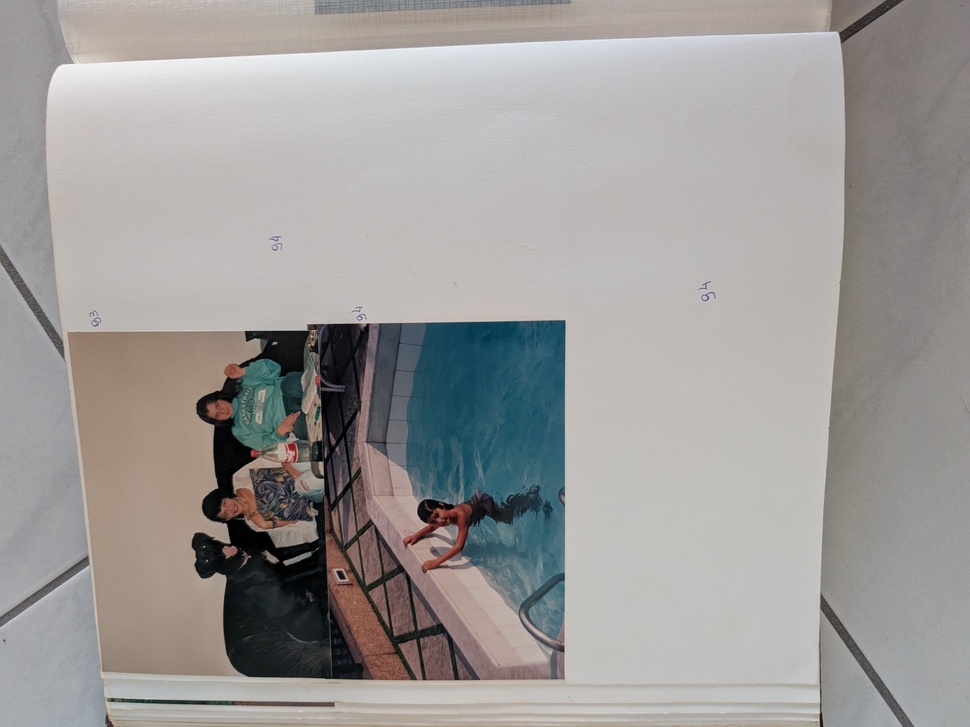
#> input picture data/golden_fixtures/page_03.jpg, 970 x 727 px, shrunk from 2560 x 1920 before the run
$ python -i border_removal.py   (imports and definitions only)
#> lines starting #> are read from the running program, lines starting #| are printed output that depends on the picture; after the words box and inside, x2 and y2 are one past the last pixel; in counts of white or black regions, pixels touching at a corner belong together
#> further down, picture is the input picture: shape (727, 970, 3); mean B, G, R 153.6, 155.3, 157.8
from __future__ import annotations

import cv2
import numpy as np


def _frame_pixels(image: np.ndarray, frame_width: int) -> np.ndarray:
    top = image[:frame_width, :, :]
    bottom = image[-frame_width:, :, :]
    left = image[:, :frame_width, :]
    right = image[:, -frame_width:, :]
    return np.concatenate(
        [
            top.reshape(-1, 3),
            bottom.reshape(-1, 3),
            left.reshape(-1, 3),
            right.reshape(-1, 3),
        ],
        axis=0,
    )


def remove_uniform_border(
    image: np.ndarray,
    *,
    max_crop_ratio: float = 0.12,
    min_content_ratio: float = 0.012,
    color_distance_threshold: float = 18.0,
    padding: int = 2,
) -> np.ndarray:
    """Trim page-colored margins after perspective correction.

    The crop is deliberately conservative: it only removes margins similar to
    the outer frame color and will not trim more than ``max_crop_ratio`` from
    any side.
    """
#> called with max_crop_ratio = 0.12, min_content_ratio = 0.012, color_distance_threshold = 18, padding = 2
    height, width = image.shape[:2]
    if height < 24 or width < 24:
        return image

    frame_width = max(2, min(height, width) // 40)
    lab = cv2.cvtColor(image, cv2.COLOR_BGR2LAB).astype(np.float32)
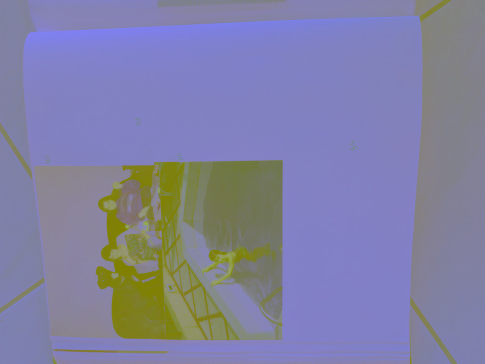
#> lab: shape (727, 970, 3) float32 (shown at 1/2 size); mean B, G, R 162.7, 128.5, 129
    border_color = np.median(_frame_pixels(lab, frame_width), axis=0)
#> border_color = [169, 129, 129]
    color_distance = np.linalg.norm(lab - border_color, axis=2)
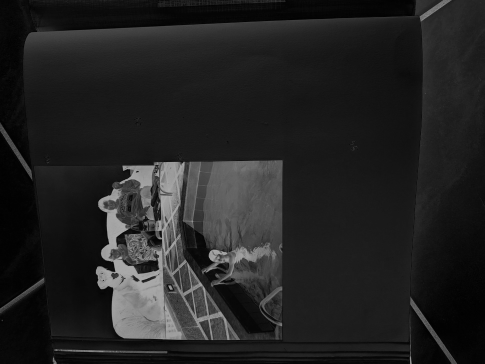
#> color_distance: shape (727, 970) float32 (shown at 1/2 size); min 0, max 169, mean 34.7

    gray = cv2.cvtColor(image, cv2.COLOR_BGR2GRAY)
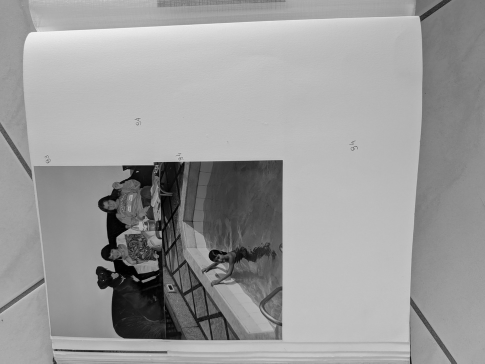
#> gray: shape (727, 970) (shown at 1/2 size); min 0, max 252, mean 155.8
    gray = cv2.GaussianBlur(gray, (3, 3), 0)
    edges = cv2.Canny(gray, 40, 120)
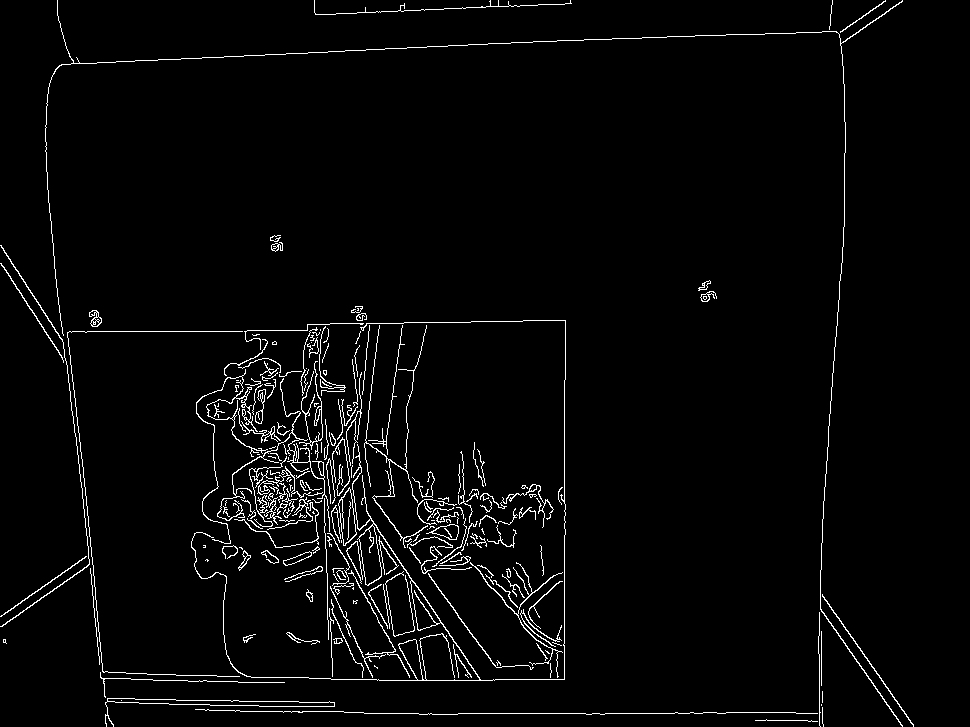
#> edges: shape (727, 970); 2.8% white in thin lines or dots
    edges = cv2.dilate(edges, np.ones((3, 3), dtype=np.uint8), iterations=1)
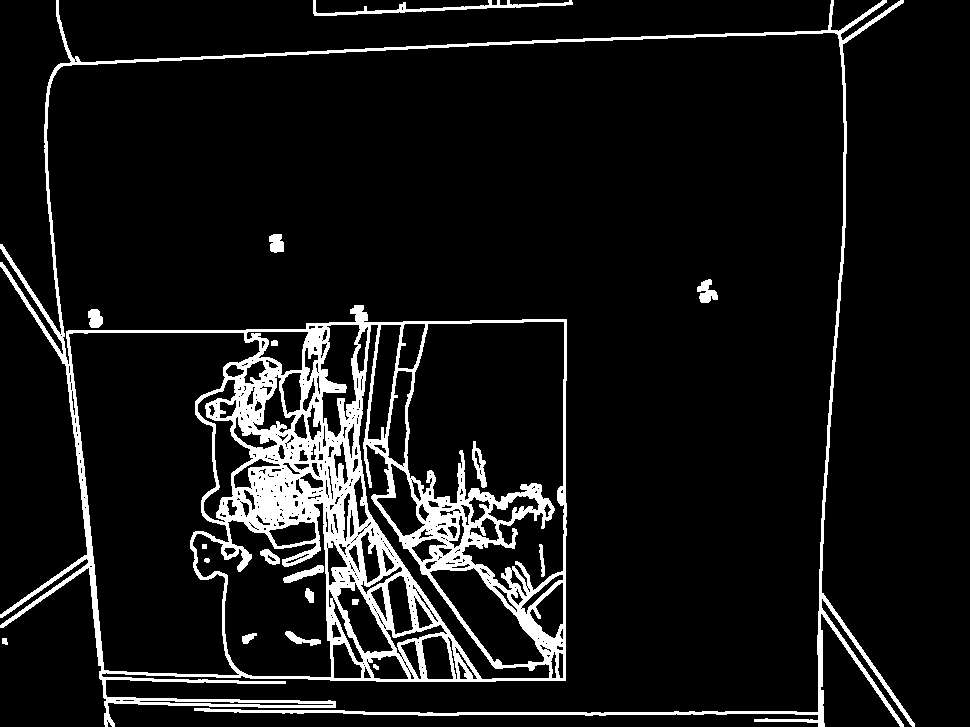
#> edges: shape (727, 970); 8.6% white; 18 white regions, largest, box (x1, y1, x2, y2) and area: (0, 0, 915, 727) 57750, (313, 0, 573, 16) 973, (472, 441, 487, 488) 310

    content_mask = (color_distance > color_distance_threshold) | (edges > 0)
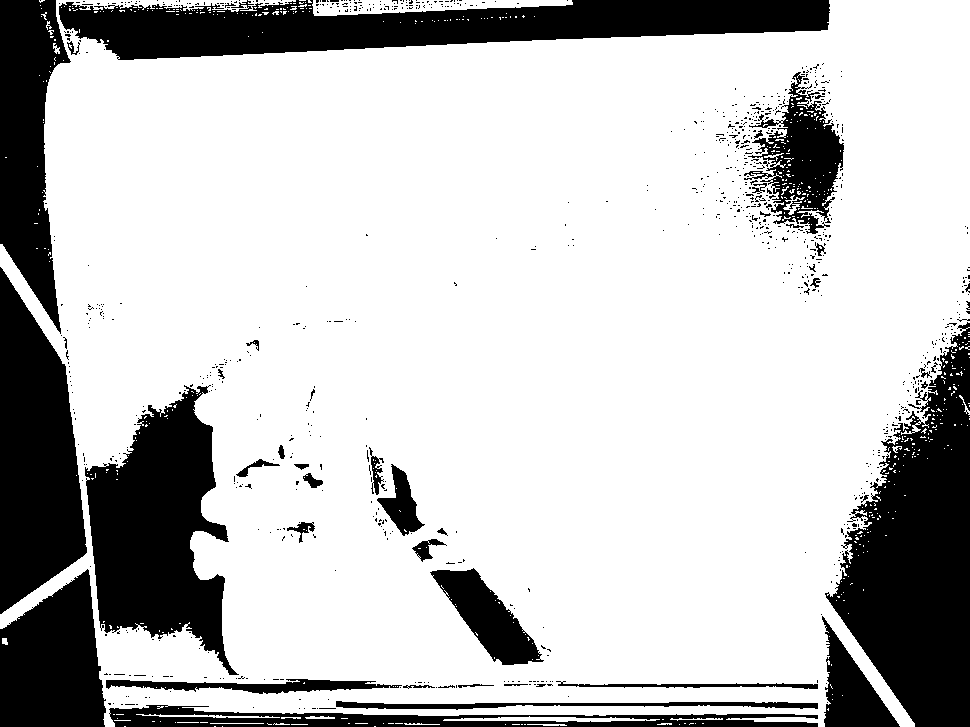
#> content_mask: shape (727, 970) bool; 76.2% white; 920 black regions (873 under 20 px), largest, box (x1, y1, x2, y2) and area: (825, 322, 970, 727) 33412, (59, 0, 830, 60) 28863, (85, 385, 239, 675) 24438
    if not np.any(content_mask):
        return image

    row_ratio = np.mean(content_mask, axis=1)
#> row_ratio = 727 values, max 0.96 at index 260, min 0.0402 at index 726, mean 0.762
    col_ratio = np.mean(content_mask, axis=0)
#> col_ratio = 970 values, max 0.942 at index 554, min 0.0523 at index 0, mean 0.762
    rows = np.where(row_ratio >= min_content_ratio)[0]
#> rows = 727 values from 0 to 726
    cols = np.where(col_ratio >= min_content_ratio)[0]
#> cols = 970 values from 0 to 969
    if len(rows) == 0 or len(cols) == 0:
        return image

    top = max(0, int(rows[0]) - padding)
#> top = 0
    bottom = min(height, int(rows[-1]) + padding + 1)
#> bottom = 727
    left = max(0, int(cols[0]) - padding)
#> left = 0
    right = min(width, int(cols[-1]) + padding + 1)
#> right = 970

    max_y_crop = int(round(height * max_crop_ratio))
    max_x_crop = int(round(width * max_crop_ratio))
    if top > max_y_crop:
        top = 0
    if height - bottom > max_y_crop:
        bottom = height
    if left > max_x_crop:
        left = 0
    if width - right > max_x_crop:
        right = width

    if bottom - top < height * 0.5 or right - left < width * 0.5:
        return image
    if top == 0 and bottom == height and left == 0 and right == width:
        return image
    return image[top:bottom, left:right].copy()

>>> import cv2
>>> picture = cv2.imread('../../../data/golden_fixtures/page_03.jpg')
>>> result = remove_uniform_border(picture)

$ run again, on data/golden_fixtures/page_12.jpg
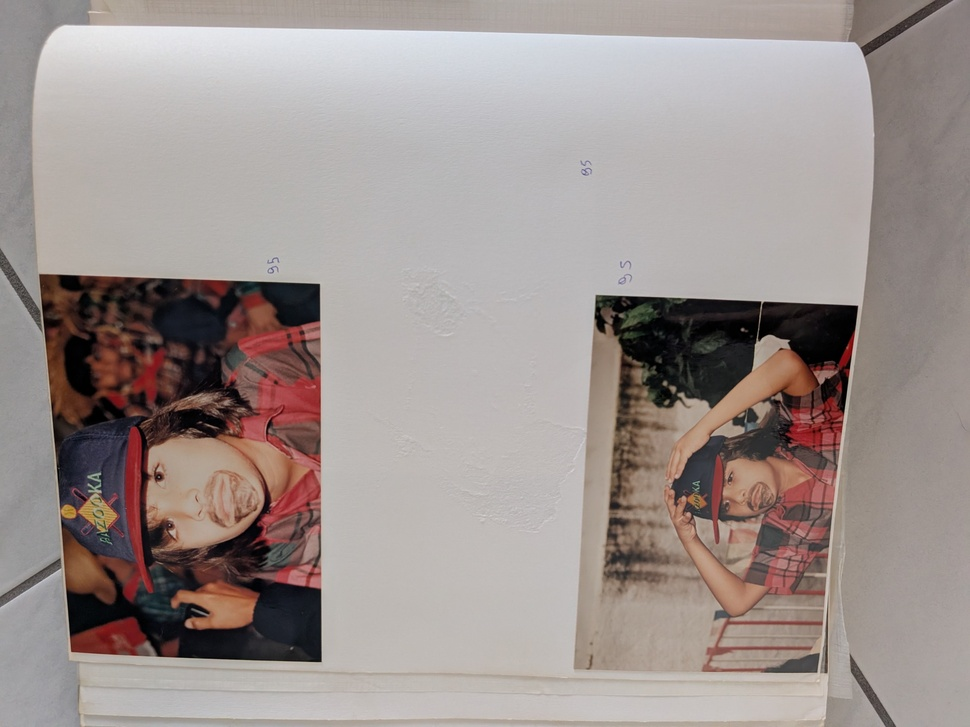
#> input picture data/golden_fixtures/page_12.jpg, 970 x 727 px, shrunk from 2560 x 1920 before the run
#> picture is the input picture: shape (727, 970, 3); mean B, G, R 143.7, 146.9, 157.4
#> border_color = [167, 130, 131]
#> in remove_uniform_border, `edges = cv2.Canny(gray, 40, 120)`:
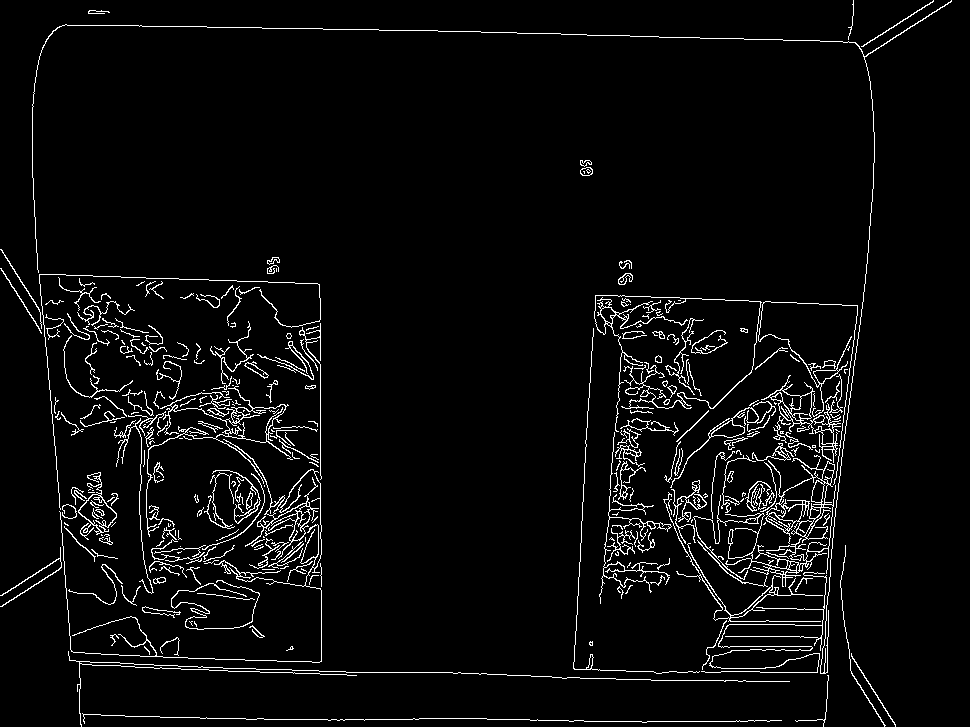
#> edges: shape (727, 970); 4.2% white in thin lines or dots
#> in remove_uniform_border, `content_mask = (color_distance > color_distance_threshold) | (edges > 0)`:
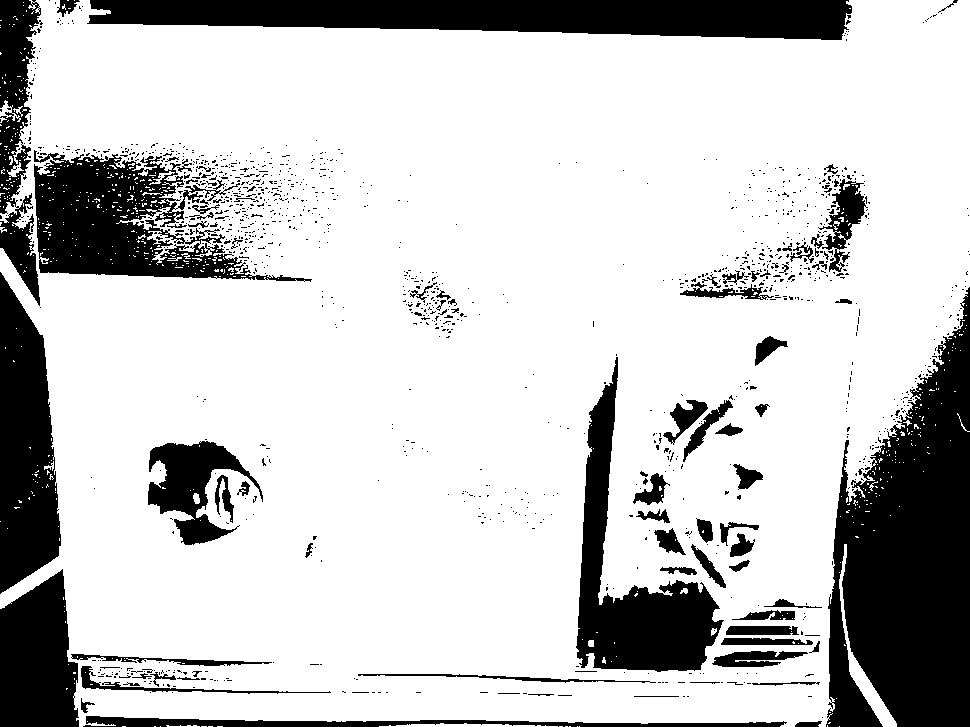
#> content_mask: shape (727, 970) bool; 78% white; 1284 black regions (1192 under 20 px), largest, box (x1, y1, x2, y2) and area: (826, 287, 970, 727) 41509, (87, 0, 852, 40) 23342, (34, 150, 312, 282) 16363
#> row_ratio = 727 values, max 0.99 at index 110, min 0.068 at index 723, mean 0.78
#> col_ratio = 970 values, max 0.955 at index 340, min 0.099 at index 3, mean 0.78
#> rows = 727 values from 0 to 726
#> cols = 970 values from 0 to 969
#> top = 0
#> bottom = 727
#> left = 0
#> right = 970
